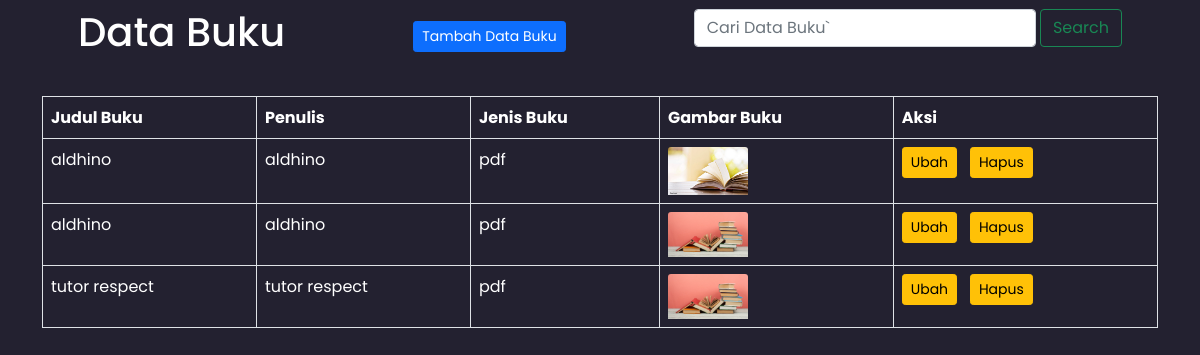
The page /tampil.php on the database its author committed.
### tables this page shows
CREATE TABLE `nama_buku` (
  `id_buku` int(11) NOT NULL,
  `judul_buku` varchar(50) NOT NULL,
  `penulis` varchar(50) NOT NULL,
  `jenis_buku` varchar(50) NOT NULL,
  `gambar_buku` varchar(50) NOT NULL
);

### tampil.php (the view, shortened to what this page needs)
<html>
    <head>
        <link href="./style.css" rel="stylesheet">
        <link href="https://cdn.jsdelivr.net/npm/bootstrap@5.0.2/dist/css/bootstrap.min.css" rel="stylesheet">
    </head>
    <body class="h-100 w-100" style="box-sizing: border-box; background-color: #232130" >
    <div class="container" style="font-family: 'Poppins', sans-serif;">
        <?php
            echo
            "
            <div class='container'>
                <div class='row'>
                    <nav class='navbar navbar-light' style='background-color: #232130; color:white  '>
                        <div class='container-fluid'>
                            <h1>Data Buku</h1>
                            <a href='user.php'>
                                <button type='button' class='btn btn-primary btn-sm' data-bs-toggle='modal'>
                                Tambah Data Buku
                                </button>
                            </a>
                            <form class='d-flex' role='search' method='post' action='cari.php'>
                                <input type='text' name='cari' class='form-control' placeholder='Cari Data Buku`'>
                                &nbsp
                                <button class='btn btn-outline-success' type='submit' value'cari'>Search</button>
                            <form>
                        </div>
                    </nav>
                </div>
            </div>";
        ?>
            <table class="table table-bordered mt-4" style="color:white  ">
                    <thead>
                        <tr>
                        <th>Judul Buku</th>
                        <th>Penulis</th>
                        <th>Jenis Buku</th>
                        <th>Gambar Buku</th>
                        <th>Aksi</th>
                    </tr>
                </thead>
                <tbody>
                <?php
                    include './proses/koneksi.php';
                    $employee = mysqli_query($conn,"select * from nama_buku");
                    while($row = mysqli_fetch_array($employee))
                    {
                        echo "<tr>
                        <td>".$row['judul_buku']."</td>
                        <td>".$row['penulis']."</td>
                        <td>".$row['jenis_buku']."</td>
                        <td> <img src='images/".$row['gambar_buku']."' class='card-img-top' style='width: 80px;'></td>
                        <td> <a href='ubah_data.php?id_buku= $row[id_buku]' class='btn btn-warning btn-sm'>Ubah</a>&nbsp&nbsp&nbsp<a href='hapus.php?id_buku=$row[id_buku]' class='btn btn-warning btn-sm'>Hapus</a></td>
                        </tr>";
                    }
                ?>
                </tbody>
            </table>
    </div>
    </body>
</html>

### rows shown on the page
nama_buku: judul_buku "aldhino", penulis "aldhino", jenis_buku "pdf", gambar_buku (picture)
nama_buku: judul_buku "aldhino", penulis "aldhino", jenis_buku "pdf", gambar_buku (picture)
nama_buku: judul_buku "tutor respect", penulis "tutor respect", jenis_buku "pdf", gambar_buku (picture)
